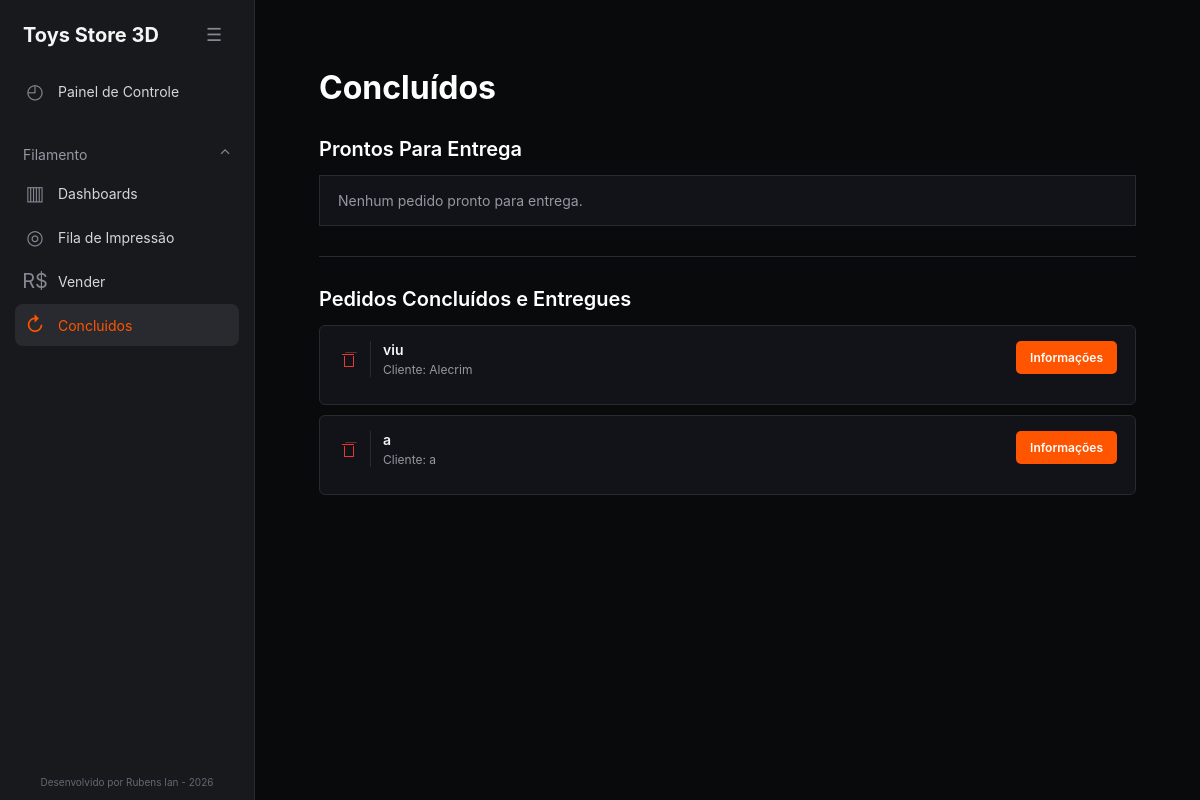
The page /filamento/concluido/ (signed in) on the database as committed earlier.
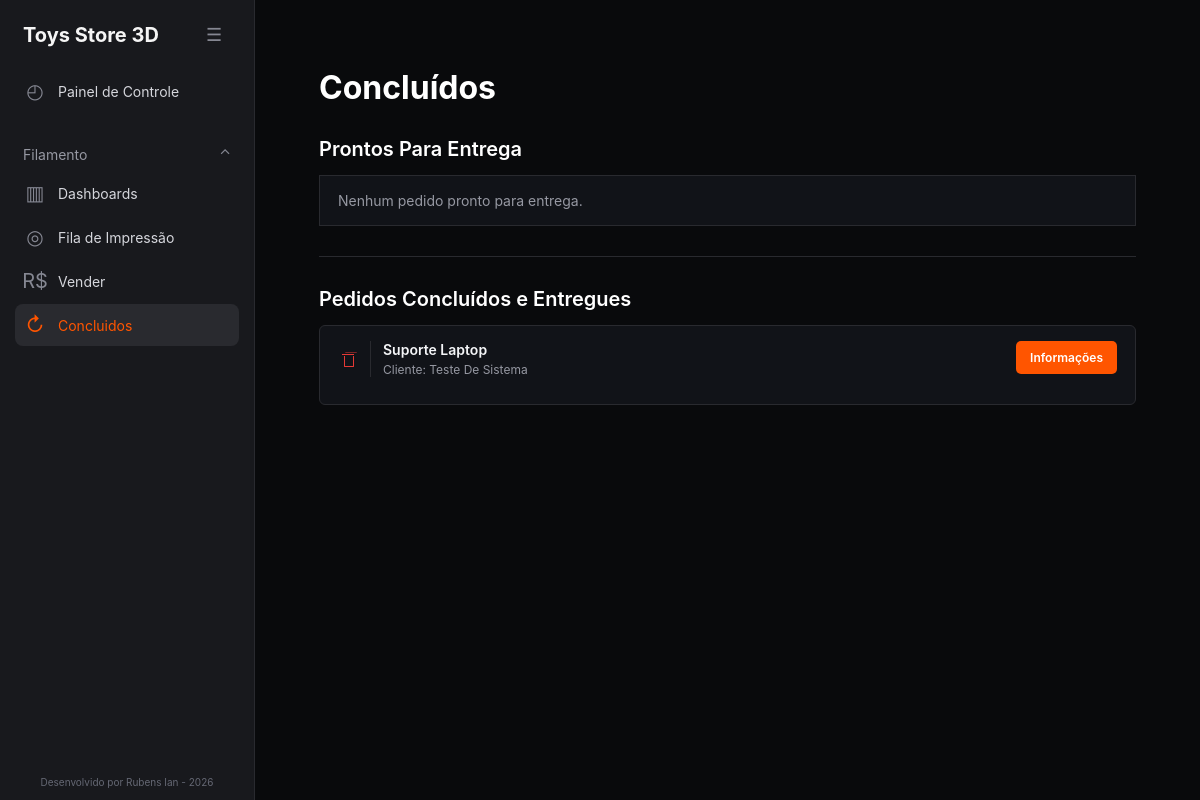
The same page on the database as committed later.
### gestaofilamento/models.py (models this page shows, shortened)
class Venda(models.Model):
    FILA_CHOICES = [
        ('espera', 'Espera'),
        ('executando', 'Executando'),
        ('pronto', 'Pronto'),
        ('entregue', 'Entregue'),
    ]
    PAGAMENTO_CHOICES = [
        ('pix', 'PIX'),
        ('dinheiro', 'Dinheiro'),
        ('cartao_credito', 'Cartão de Crédito'),
        ('cartao_debito', 'Cartão de Débito'),
        ('pendente', 'Pendente'),
    ]
    STATUS_CHOICES = [
        ('aberto', 'Aberto'),
        ('pago', 'Pago'),
        ('cancelado', 'Cancelado'),
    ]
    id = models.AutoField(primary_key=True)
    cliente = models.CharField(max_length=150)
    produto = models.CharField(max_length=200)
    quantidade = models.PositiveIntegerField(default=1)
    peso = models.DecimalField(
        max_digits=10,
        decimal_places=2,
        default=0
    )
    link = models.URLField(blank=True, null=True)
    tamanho = models.CharField(max_length=100, blank=True, null=True)
    custo = models.DecimalField(
        max_digits=10,
        decimal_places=2,
        default=0
    )
    valor = models.DecimalField(
        max_digits=10,
        decimal_places=2,
        default=0
    )
    valor_esperado = models.DecimalField(
        max_digits=10,
        decimal_places=2,
        default=0
    )
    lucro = models.DecimalField(
        max_digits=10,
        decimal_places=2,
        default=0
    )
    lucro_percentual = models.DecimalField(
        max_digits=10,
        decimal_places=2,
        default=0
    )
    fila = models.CharField(
        max_length=20,
        choices=FILA_CHOICES,
        default='espera'
    )
    pagamento = models.CharField(
        max_length=30,
        choices=PAGAMENTO_CHOICES,
        default='pendente'
    )
    status = models.CharField(
        max_length=20,
        choices=STATUS_CHOICES,
        default='aberto'
    )
    data = models.DateTimeField(auto_now_add=True)
    observacao = models.TextField(blank=True, null=True)

### gestaofilamento/views.py (the view, shortened to what this page needs)
# urls.py: path("concluido/", views.concluido, name="concluido"),
@login_required
def concluido(request):
    vendas_concluidas = Venda.objects.filter(fila='pronto').order_by('-data')
    vendas_entregues = Venda.objects.filter(fila='entregue').order_by('-data')
    return render(request, 'filamento/concluidos.html', {
        'vendas_concluidas': vendas_concluidas,
        'vendas_entregues': vendas_entregues,
    })

### templates/filamento/concluidos.html (shortened to what the changed rows need)
<!DOCTYPE html>
{% load static %}
<html lang="pt-br">
<head>
    <link rel="stylesheet" href="{% static 'css/filamento/fila.css' %}">
</head>
<body>
    {% include "utilitys/sidebar.html" %}
    <main class="page-content">
        {% block content %}
        <section class="fila-pagina">
            <h1>Concluídos</h1>
            <section class="fila-secao">
                <h2>Prontos Para Entrega</h2>
            </section>
            <section class="fila-secao">
                <h2>Pedidos Concluídos e Entregues</h2>
                <div class="fila-itens">
                    {% for venda in vendas_entregues %}
                    <article class="fila-item">
                        <form class="fila-form-excluir" method="post">
                            <button class="fila-botao-excluir" type="submit" aria-label="Excluir venda" title="Excluir venda"></button>
                        </form>
                        <div class="fila-item-cabecalho">
                            <div>
                                <strong>{{ venda.produto }}</strong>
                                <span>Cliente: {{ venda.cliente }}</span>
                            </div>
                        </div>
                        <details class="fila-informacoes">
                            <summary aria-label="Abrir ou fechar informações">Informações</summary>
                        </details>
                    </article>
                    {% empty %}
                    <p class="fila-vazia">Nenhum pedido entregue.</p>
                    {% endfor %}
                </div>
            </section>
        </section>
        {% endblock %}
    </main>
</body>
</html>

Rows that differ between the two databases and show on the page:
removed Venda: produto "viu", cliente "Alecrim"
removed Venda: produto "a", cliente "a"
added Venda: produto "Suporte Laptop", cliente "Teste De Sistema"
